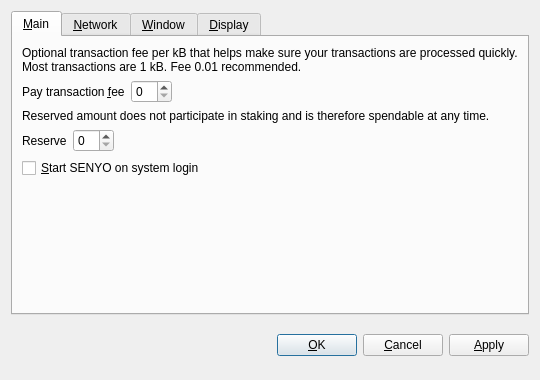
<?xml version="1.0" encoding="UTF-8"?>
<ui version="4.0">
 <class>OptionsDialog</class>
 <widget class="QDialog" name="OptionsDialog">
  <property name="geometry">
   <rect>
    <x>0</x>
    <y>0</y>
    <width>540</width>
    <height>380</height>
   </rect>
  </property>
  <property name="windowTitle">
   <string>Options</string>
  </property>
  <property name="modal">
   <bool>true</bool>
  </property>
  <layout class="QVBoxLayout" name="verticalLayout">
   <item>
    <widget class="QTabWidget" name="tabWidget">
     <property name="tabPosition">
      <enum>QTabWidget::North</enum>
     </property>
     <property name="currentIndex">
      <number>0</number>
     </property>
     <widget class="QWidget" name="tabMain">
      <attribute name="title">
       <string>&amp;Main</string>
      </attribute>
      <layout class="QVBoxLayout" name="verticalLayout_Main">
       <item>
        <widget class="QLabel" name="transactionFeeInfoLabel">
         <property name="text">
          <string>Optional transaction fee per kB that helps make sure your transactions are processed quickly. Most transactions are 1 kB. Fee 0.01 recommended.</string>
         </property>
         <property name="textFormat">
          <enum>Qt::PlainText</enum>
         </property>
         <property name="wordWrap">
          <bool>true</bool>
         </property>
        </widget>
       </item>
       <item>
        <layout class="QHBoxLayout" name="horizontalLayoutFee">
         <item>
          <widget class="QLabel" name="transactionFeeLabel">
           <property name="text">
            <string>Pay transaction &amp;fee</string>
           </property>
           <property name="textFormat">
            <enum>Qt::PlainText</enum>
           </property>
           <property name="buddy">
            <cstring>transactionFee</cstring>
           </property>
          </widget>
         </item>
         <item>
          <widget class="BitcoinAmountField" name="transactionFee"/>
         </item>
         <item>
          <spacer name="horizontalSpacerFee">
           <property name="orientation">
            <enum>Qt::Horizontal</enum>
           </property>
           <property name="sizeHint" stdset="0">
            <size>
             <width>40</width>
             <height>20</height>
            </size>
           </property>
          </spacer>
         </item>
        </layout>
       </item>
       <item>
        <widget class="QLabel" name="reserveBalanceInfoLabel">
         <property name="text">
          <string>Reserved amount does not participate in staking and is therefore spendable at any time.</string>
         </property>
         <property name="textFormat">
          <enum>Qt::PlainText</enum>
         </property>
         <property name="wordWrap">
          <bool>true</bool>
         </property>
        </widget>
       </item>
       <item>
        <layout class="QHBoxLayout" name="horizontalLayoutReserveBalance">
         <item>
          <widget class="QLabel" name="reserveBalanceLabel">
           <property name="text">
            <string>Reserve</string>
           </property>
           <property name="textFormat">
            <enum>Qt::PlainText</enum>
           </property>
           <property name="buddy">
            <cstring>reserveBalance</cstring>
           </property>
          </widget>
         </item>
         <item>
          <widget class="BitcoinAmountField" name="reserveBalance"/>
         </item>
         <item>
          <spacer name="horizontalSpacerReserveBalance">
           <property name="orientation">
            <enum>Qt::Horizontal</enum>
           </property>
           <property name="sizeHint" stdset="0">
            <size>
             <width>40</width>
             <height>20</height>
            </size>
           </property>
          </spacer>
         </item>
        </layout>
       </item>
       <item>
        <widget class="QCheckBox" name="bitcoinAtStartup">
         <property name="toolTip">
          <string>Automatically start SENYO after logging in to the system.</string>
         </property>
         <property name="text">
          <string>&amp;Start SENYO on system login</string>
         </property>
        </widget>
       </item>
       <item>
        <spacer name="verticalSpacer_Main">
         <property name="orientation">
          <enum>Qt::Vertical</enum>
         </property>
         <property name="sizeHint" stdset="0">
          <size>
           <width>20</width>
           <height>40</height>
          </size>
         </property>
        </spacer>
       </item>
      </layout>
     </widget>
     <widget class="QWidget" name="tabNetwork">
      <attribute name="title">
       <string>&amp;Network</string>
      </attribute>
      <layout class="QVBoxLayout" name="verticalLayout_Network">
       <item>
        <widget class="QCheckBox" name="mapPortUpnp">
         <property name="toolTip">
          <string>Automatically open the SENYO client port on the router. This only works when your router supports UPnP and it is enabled.</string>
         </property>
         <property name="text">
          <string>Map port using &amp;UPnP</string>
         </property>
        </widget>
       </item>
       <item>
        <widget class="QCheckBox" name="connectSocks">
         <property name="toolTip">
          <string>Connect to the SENYO network through a SOCKS proxy (e.g. when connecting through Tor).</string>
         </property>
         <property name="text">
          <string>&amp;Connect through SOCKS proxy:</string>
         </property>
        </widget>
       </item>
       <item>
        <layout class="QHBoxLayout" name="horizontalLayout_Network">
         <item>
          <widget class="QLabel" name="proxyIpLabel">
           <property name="text">
            <string>Proxy &amp;IP:</string>
           </property>
           <property name="textFormat">
            <enum>Qt::PlainText</enum>
           </property>
           <property name="buddy">
            <cstring>proxyIp</cstring>
           </property>
          </widget>
         </item>
         <item>
          <widget class="QValidatedLineEdit" name="proxyIp">
           <property name="maximumSize">
            <size>
             <width>140</width>
             <height>16777215</height>
            </size>
           </property>
           <property name="toolTip">
            <string>IP address of the proxy (e.g. 127.0.0.1)</string>
           </property>
          </widget>
         </item>
         <item>
          <widget class="QLabel" name="proxyPortLabel">
           <property name="text">
            <string>&amp;Port:</string>
           </property>
           <property name="textFormat">
            <enum>Qt::PlainText</enum>
           </property>
           <property name="buddy">
            <cstring>proxyPort</cstring>
           </property>
          </widget>
         </item>
         <item>
          <widget class="QLineEdit" name="proxyPort">
           <property name="maximumSize">
            <size>
             <width>55</width>
             <height>16777215</height>
            </size>
           </property>
           <property name="toolTip">
            <string>Port of the proxy (e.g. 9050)</string>
           </property>
          </widget>
         </item>
         <item>
          <widget class="QLabel" name="socksVersionLabel">
           <property name="text">
            <string>SOCKS &amp;Version:</string>
           </property>
           <property name="textFormat">
            <enum>Qt::PlainText</enum>
           </property>
           <property name="buddy">
            <cstring>socksVersion</cstring>
           </property>
          </widget>
         </item>
         <item>
          <widget class="QValueComboBox" name="socksVersion">
           <property name="toolTip">
            <string>SOCKS version of the proxy (e.g. 5)</string>
           </property>
          </widget>
         </item>
         <item>
          <spacer name="horizontalSpacer_Network">
           <property name="orientation">
            <enum>Qt::Horizontal</enum>
           </property>
           <property name="sizeHint" stdset="0">
            <size>
             <width>40</width>
             <height>20</height>
            </size>
           </property>
          </spacer>
         </item>
        </layout>
       </item>
       <item>
        <spacer name="verticalSpacer_Network">
         <property name="orientation">
          <enum>Qt::Vertical</enum>
         </property>
         <property name="sizeHint" stdset="0">
          <size>
           <width>20</width>
           <height>40</height>
          </size>
         </property>
        </spacer>
       </item>
      </layout>
     </widget>
     <widget class="QWidget" name="tabWindow">
      <attribute name="title">
       <string>&amp;Window</string>
      </attribute>
      <layout class="QVBoxLayout" name="verticalLayout_Window">
       <item>
        <widget class="QCheckBox" name="minimizeToTray">
         <property name="toolTip">
          <string>Show only a tray icon after minimizing the window.</string>
         </property>
         <property name="text">
          <string>&amp;Minimize to the tray instead of the taskbar</string>
         </property>
        </widget>
       </item>
       <item>
        <widget class="QCheckBox" name="minimizeOnClose">
         <property name="toolTip">
          <string>Minimize instead of exit the application when the window is closed. When this option is enabled, the application will be closed only after selecting Quit in the menu.</string>
         </property>
         <property name="text">
          <string>M&amp;inimize on close</string>
         </property>
        </widget>
       </item>
       <item>
        <spacer name="verticalSpacer_Window">
         <property name="orientation">
          <enum>Qt::Vertical</enum>
         </property>
         <property name="sizeHint" stdset="0">
          <size>
           <width>20</width>
           <height>40</height>
          </size>
         </property>
        </spacer>
       </item>
      </layout>
     </widget>
     <widget class="QWidget" name="tabDisplay">
      <attribute name="title">
       <string>&amp;Display</string>
      </attribute>
      <layout class="QVBoxLayout" name="verticalLayout_Display">
       <item>
        <layout class="QHBoxLayout" name="horizontalLayout_1_Display">
         <item>
          <widget class="QLabel" name="langLabel">
           <property name="text">
            <string>User Interface &amp;language:</string>
           </property>
           <property name="textFormat">
            <enum>Qt::PlainText</enum>
           </property>
           <property name="buddy">
            <cstring>lang</cstring>
           </property>
          </widget>
         </item>
         <item>
          <widget class="QValueComboBox" name="lang">
           <property name="toolTip">
            <string>The user interface language can be set here. This setting will take effect after restarting SENYO.</string>
           </property>
          </widget>
         </item>
        </layout>
       </item>
       <item>
        <layout class="QHBoxLayout" name="horizontalLayout_2_Display">
         <item>
          <widget class="QLabel" name="unitLabel">
           <property name="text">
            <string>&amp;Unit to show amounts in:</string>
           </property>
           <property name="textFormat">
            <enum>Qt::PlainText</enum>
           </property>
           <property name="buddy">
            <cstring>unit</cstring>
           </property>
          </widget>
         </item>
         <item>
          <widget class="QValueComboBox" name="unit">
           <property name="toolTip">
            <string>Choose the default subdivision unit to show in the interface and when sending coins.</string>
           </property>
          </widget>
         </item>
        </layout>
       </item>
       <item>
        <widget class="QCheckBox" name="displayAddresses">
         <property name="toolTip">
          <string>Whether to show SENYO addresses in the transaction list or not.</string>
         </property>
         <property name="text">
          <string>&amp;Display addresses in transaction list</string>
         </property>
        </widget>
       </item>
       <item>
        <widget class="QCheckBox" name="coinControlFeatures">
         <property name="toolTip">
          <string>Whether to show coin control features or not.</string>
         </property>
         <property name="text">
          <string>Display coin &amp;control features (experts only!)</string>
         </property>
        </widget>
       </item>
       <item>
        <spacer name="verticalSpacer_Display">
         <property name="orientation">
          <enum>Qt::Vertical</enum>
         </property>
         <property name="sizeHint" stdset="0">
          <size>
           <width>20</width>
           <height>40</height>
          </size>
         </property>
        </spacer>
       </item>
      </layout>
     </widget>
    </widget>
   </item>
   <item>
    <layout class="QHBoxLayout" name="horizontalLayout_Buttons">
     <item>
      <spacer name="horizontalSpacer_1">
       <property name="orientation">
        <enum>Qt::Horizontal</enum>
       </property>
       <property name="sizeHint" stdset="0">
        <size>
         <width>40</width>
         <height>48</height>
        </size>
       </property>
      </spacer>
     </item>
     <item>
      <widget class="QLabel" name="statusLabel">
       <property name="font">
        <font>
         <weight>75</weight>
         <bold>true</bold>
        </font>
       </property>
       <property name="text">
        <string/>
       </property>
       <property name="textFormat">
        <enum>Qt::PlainText</enum>
       </property>
       <property name="wordWrap">
        <bool>true</bool>
       </property>
      </widget>
     </item>
     <item>
      <spacer name="horizontalSpacer_2">
       <property name="orientation">
        <enum>Qt::Horizontal</enum>
       </property>
       <property name="sizeHint" stdset="0">
        <size>
         <width>40</width>
         <height>48</height>
        </size>
       </property>
      </spacer>
     </item>
     <item>
      <widget class="QPushButton" name="okButton">
       <property name="text">
        <string>&amp;OK</string>
       </property>
      </widget>
     </item>
     <item>
      <widget class="QPushButton" name="cancelButton">
       <property name="text">
        <string>&amp;Cancel</string>
       </property>
       <property name="autoDefault">
        <bool>false</bool>
       </property>
      </widget>
     </item>
     <item>
      <widget class="QPushButton" name="applyButton">
       <property name="text">
        <string>&amp;Apply</string>
       </property>
       <property name="autoDefault">
        <bool>false</bool>
       </property>
      </widget>
     </item>
    </layout>
   </item>
  </layout>
 </widget>
 <customwidgets>
  <customwidget>
   <class>BitcoinAmountField</class>
   <extends>QSpinBox</extends>
   <header>bitcoinamountfield.h</header>
  </customwidget>
  <customwidget>
   <class>QValueComboBox</class>
   <extends>QComboBox</extends>
   <header>qvaluecombobox.h</header>
  </customwidget>
  <customwidget>
   <class>QValidatedLineEdit</class>
   <extends>QLineEdit</extends>
   <header>qvalidatedlineedit.h</header>
  </customwidget>
 </customwidgets>
 <resources/>
 <connections/>
</ui>
